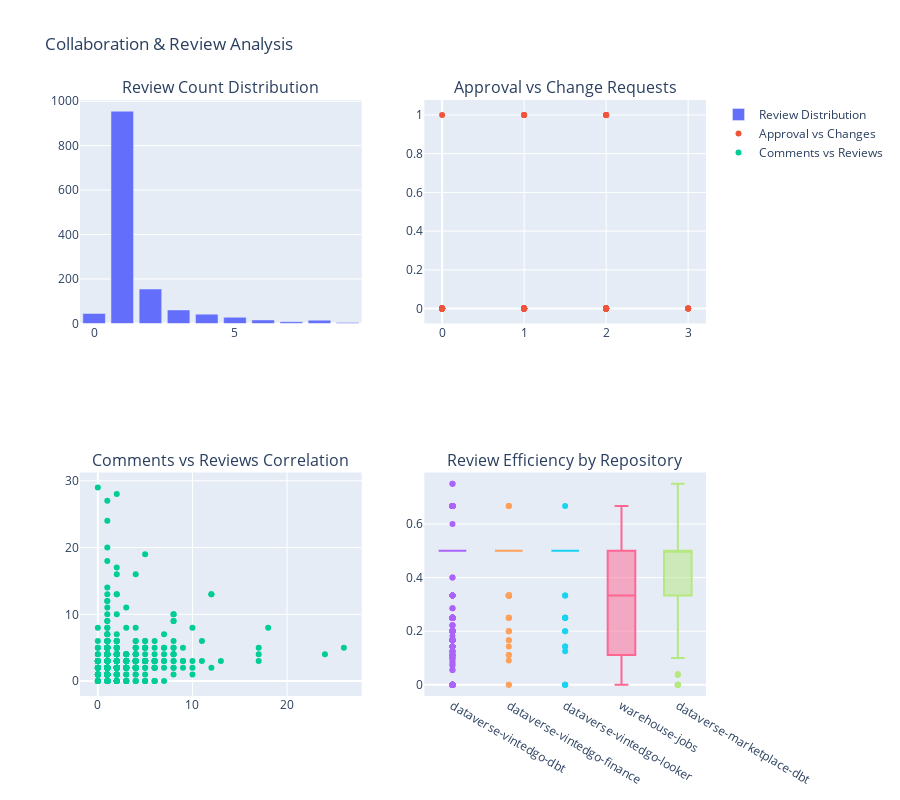

Notebook cell for this chart:
### Code cell
# Visualize collaboration patterns
fig = make_subplots(
    rows=2, cols=2,
    subplot_titles=('Review Count Distribution', 'Approval vs Change Requests', 
                   'Comments vs Reviews Correlation', 'Review Efficiency by Repository'),
    specs=[[{"type": "bar"}, {"type": "scatter"}],
           [{"type": "scatter"}, {"type": "box"}]]
)

# Review count distribution
review_dist = df['reviews_count'].value_counts().sort_index()
fig.add_trace(go.Bar(x=review_dist.index[:10], y=review_dist.values[:10], 
                    name="Review Distribution"),
              row=1, col=1)

# Approval vs Change Requests scatter
fig.add_trace(go.Scatter(x=df['approvals_count'], y=df['changes_requested_count'],
                        mode='markers', name="Approval vs Changes",
                        text=df['title'].str[:30], hovertemplate='%{text}<br>Approvals: %{x}<br>Changes: %{y}'),
              row=1, col=2)

# Comments vs Reviews correlation
fig.add_trace(go.Scatter(x=df['reviews_count'], y=df['comments_count'],
                        mode='markers', name="Comments vs Reviews",
                        text=df['title'].str[:30]),
              row=2, col=1)

# Review efficiency by top repositories
top_repos_for_reviews = df['repo_short'].value_counts().head(5).index
for i, repo in enumerate(top_repos_for_reviews):
    repo_data = df[df['repo_short'] == repo]
    efficiency = repo_data['review_efficiency']
    fig.add_trace(go.Box(y=efficiency, name=repo, showlegend=False),
                  row=2, col=2)

fig.update_layout(height=800, title_text="Collaboration & Review Analysis")
fig.show()

### Figure 1 — Plotly figure (JSON) as saved in the notebook; plotly's stock layout.template omitted (floating-point values rounded to 4 significant figures; data arrays with more than 128 entries replaced by an {"elided": "..."} marker saying what was removed)
{"data": [{"name": "Review Distribution", "type": "bar", "x": [0, 1, 2, 3, 4, 5, 6, 7, 8, 9], "xaxis": "x", "y": [45, 955, 155, 61, 42, 28, 16, 8, 15, 4], "yaxis": "y"}, {"hovertemplate": "%{text}<br>Approvals: %{x}<br>Changes: %{y}", "mode": "markers", "name": "Approval vs Changes", "text": {"elided": "1345 str values"}, "type": "scatter", "x": {"elided": "1345 int values"}, "xaxis": "x2", "y": {"elided": "1345 int values"}, "yaxis": "y2"}, {"mode": "markers", "name": "Comments vs Reviews", "text": {"elided": "1345 str values"}, "type": "scatter", "x": {"elided": "1345 int values"}, "xaxis": "x3", "y": {"elided": "1345 int values"}, "yaxis": "y3"}, {"name": "dataverse-vintedgo-dbt", "showlegend": false, "type": "box", "xaxis": "x4", "y": {"elided": "914 float values"}, "yaxis": "y4"}, {"name": "dataverse-vintedgo-finance", "showlegend": false, "type": "box", "xaxis": "x4", "y": {"elided": "133 float values"}, "yaxis": "y4"}, {"name": "dataverse-vintedgo-looker", "showlegend": false, "type": "box", "xaxis": "x4", "y": [0.5, 0.5, 0.5, 0.5, 0.5, 0.125, 0.5, 0.5, 0.5, 0.5, 0.5, 0.5, 0.5, 0.5, 0.5, 0.5, 0.5, 0.5, 0.5, 0.5, 0.5, 0.5, 0.5, 0.5, 0.5, 0.5, 0.5, 0.5, 0.5, 0.5, 0.5, 0.5, 0.5, 0.5, 0.5, 0.5, 0.5, 0.5, 0.5, 0.5, 0.5, 0.5, 0.5, 0.5, 0.5, 0.5, 0.5, 0.5, 0.5, 0.5, 0.5, 0.5, 0.5, 0.5, 0.5, 0.5, 0.5, 0.5, 0.5, 0.5, 0.25, 0.5, 0.5, 0.5, 0.5, 0.5, 0.5, 0.5, 0.5, 0.5, 0.5, 0.5, 0.5, 0.5, 0.5, 0.5, 0.5, 0.5, 0.5, 0.5, 0.5, 0.3333, 0.0, 0.5, 0.5, 0.5, 0.5, 0.5, 0.5, 0.5, 0.25, 0.5, 0.5, 0.5, 0.5, 0.5, 0.5, 0.5, 0.5, 0.0, 0.5, 0.3333, 0.5, 0.25, 0.2, 0.5, 0.1429, 0.1429, 0.25, 0.6667, 0.5, 0.5, 0.5, 0.5, 0.5, 0.5, 0.25, 0.5, 0.5, 0.5, 0.5, 0.2, 0.5, 0.0], "yaxis": "y4"}, {"name": "warehouse-jobs", "showlegend": false, "type": "box", "xaxis": "x4", "y": [0.0, 0.5, 0.3333, 0.0, 0.0, 0.6667, 0.0, 0.0, 0.0, 0.0, 0.5, 0.0, 0.0, 0.25, 0.0, 0.5, 0.0, 0.25, 0.125, 0.0, 0.0, 0.0, 0.5, 0.125, 0.5, 0.5, 0.5, 0.5, 0.3333, 0.3333, 0.25, 0.5, 0.5, 0.0, 0.5, 0.4, 0.5, 0.0, 0.5, 0.1111, 0.0, 0.3333, 0.5, 0.3333, 0.09091, 0.1111, 0.3333, 0.5, 0.5, 0.5, 0.5, 0.2857, 0.3333, 0.3333, 0.2, 0.25, 0.5, 0.5, 0.2, 0.1053, 0.5, 0.3333, 0.25, 0.0, 0.5, 0.5, 0.5, 0.4, 0.5, 0.5, 0.5, 0.5, 0.1538, 0.1111, 0.1538, 0.1111, 0.5, 0.5, 0.1429, 0.5, 0.5, 0.3333, 0.5, 0.6667, 0.5, 0.5, 0.5, 0.0, 0.5, 0.5, 0.0, 0.5, 0.5, 0.5, 0.1667, 0.5, 0.3333, 0.5], "yaxis": "y4"}, {"name": "dataverse-marketplace-dbt", "showlegend": false, "type": "box", "xaxis": "x4", "y": [0.5, 0.3333, 0.3333, 0.2, 0.2, 0.5, 0.5, 0.5, 0.3333, 0.5, 0.5, 0.5, 0.3333, 0.5, 0.5, 0.3333, 0.5, 0.5, 0.6667, 0.5, 0.5, 0.5, 0.5, 0.5, 0.0, 0.6, 0.5, 0.5, 0.5, 0.3333, 0.3333, 0.6667, 0.5, 0.5, 0.25, 0.5, 0.5, 0.1, 0.5, 0.03704, 0.6667, 0.5, 0.6667, 0.5, 0.5, 0.25, 0.5, 0.5, 0.5, 0.5, 0.0, 0.5, 0.0, 0.5, 0.5, 0.75, 0.0, 0.0, 0.5, 0.5, 0.5, 0.0, 0.2, 0.1111, 0.5, 0.5, 0.04, 0.0, 0.6667, 0.0], "yaxis": "y4"}], "layout": {"annotations": [{"font": {"size": 16}, "showarrow": false, "text": "Review Count Distribution", "x": 0.225, "xanchor": "center", "xref": "paper", "y": 1, "yanchor": "bottom", "yref": "paper"}, {"font": {"size": 16}, "showarrow": false, "text": "Approval vs Change Requests", "x": 0.775, "xanchor": "center", "xref": "paper", "y": 1, "yanchor": "bottom", "yref": "paper"}, {"font": {"size": 16}, "showarrow": false, "text": "Comments vs Reviews Correlation", "x": 0.225, "xanchor": "center", "xref": "paper", "y": 0.375, "yanchor": "bottom", "yref": "paper"}, {"font": {"size": 16}, "showarrow": false, "text": "Review Efficiency by Repository", "x": 0.775, "xanchor": "center", "xref": "paper", "y": 0.375, "yanchor": "bottom", "yref": "paper"}], "height": 800, "title": {"text": "Collaboration & Review Analysis"}, "xaxis": {"anchor": "y", "domain": [0, 0.45]}, "xaxis2": {"anchor": "y2", "domain": [0.55, 1]}, "xaxis3": {"anchor": "y3", "domain": [0, 0.45]}, "xaxis4": {"anchor": "y4", "domain": [0.55, 1]}, "yaxis": {"anchor": "x", "domain": [0.625, 1]}, "yaxis2": {"anchor": "x2", "domain": [0.625, 1]}, "yaxis3": {"anchor": "x3", "domain": [0, 0.375]}, "yaxis4": {"anchor": "x4", "domain": [0, 0.375]}}}
